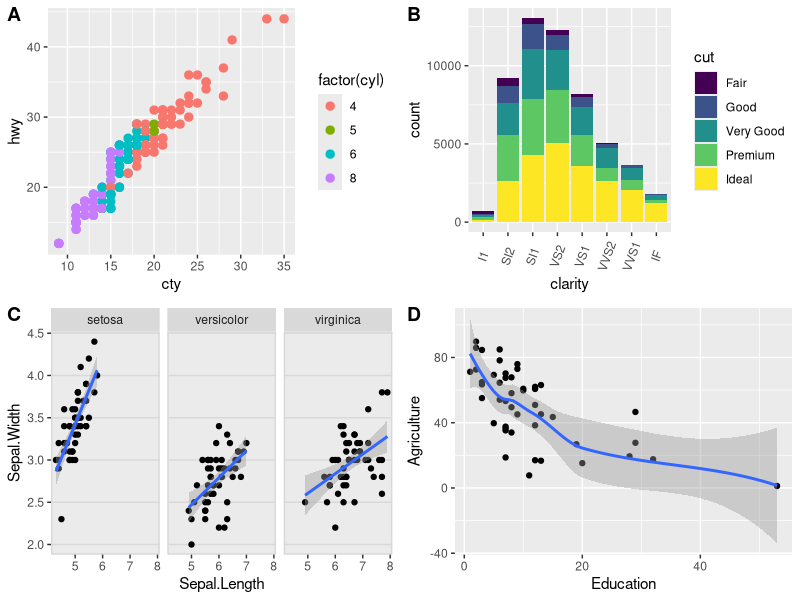
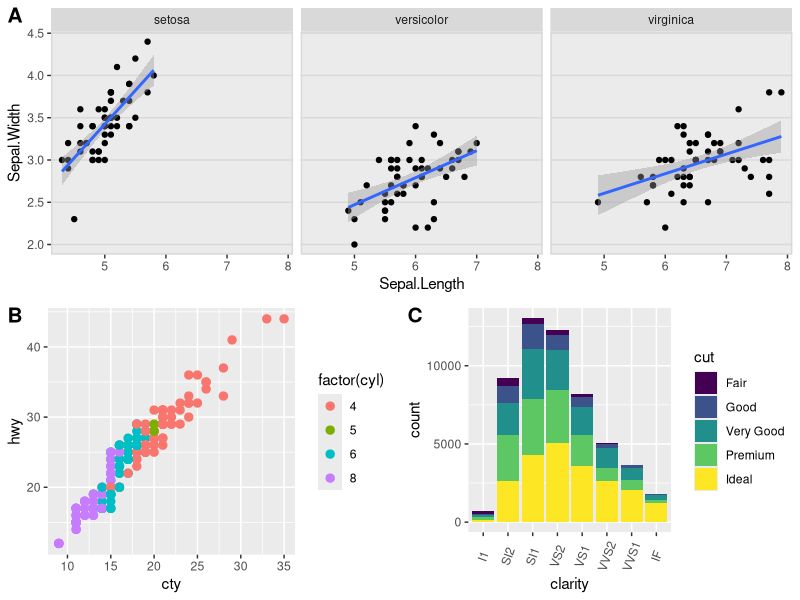
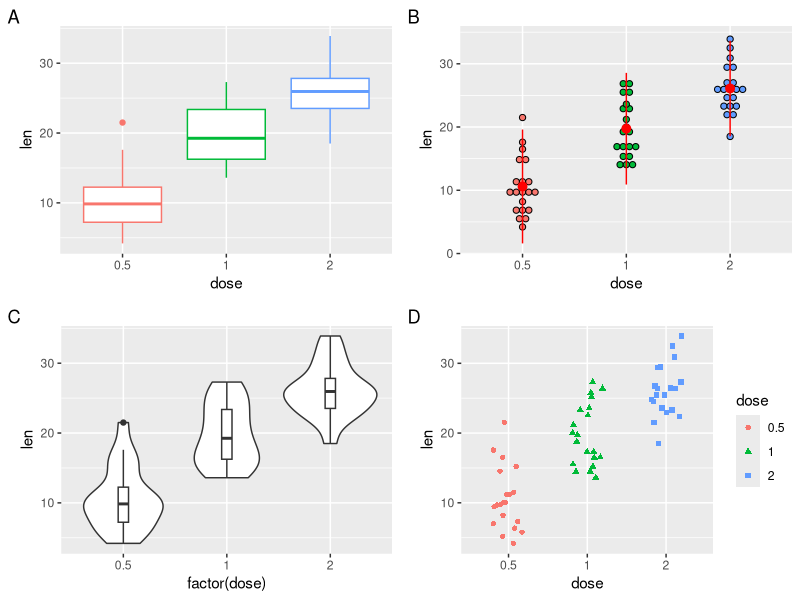
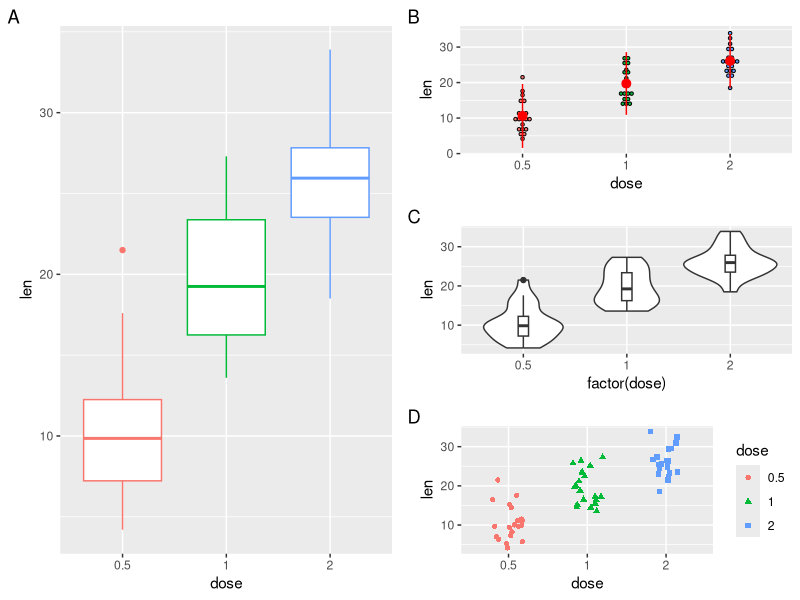
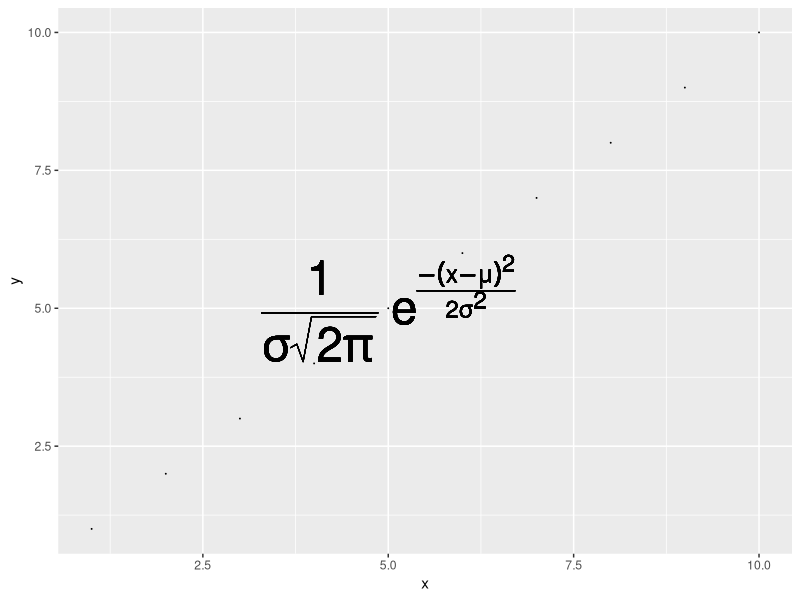
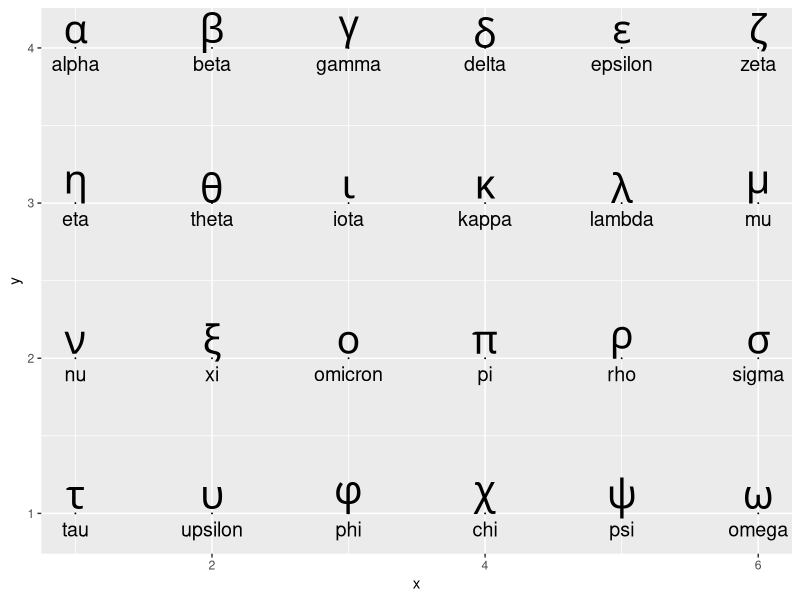
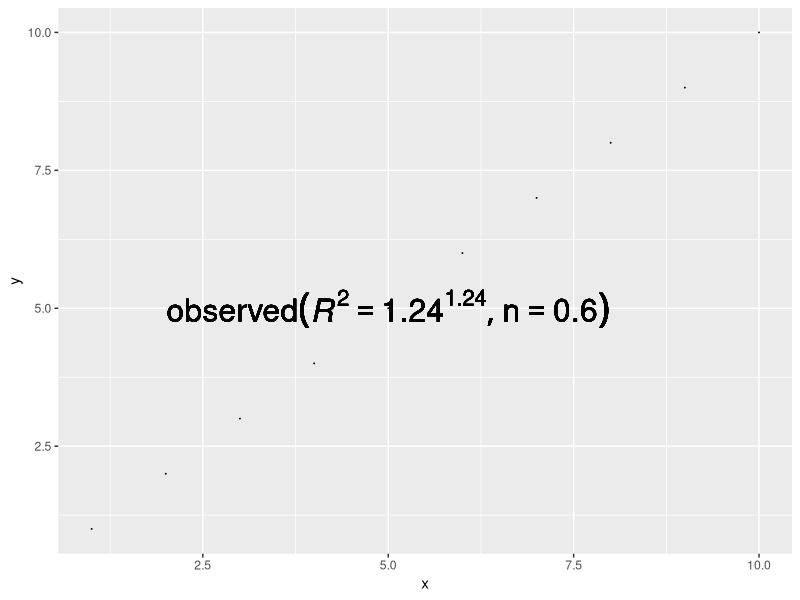
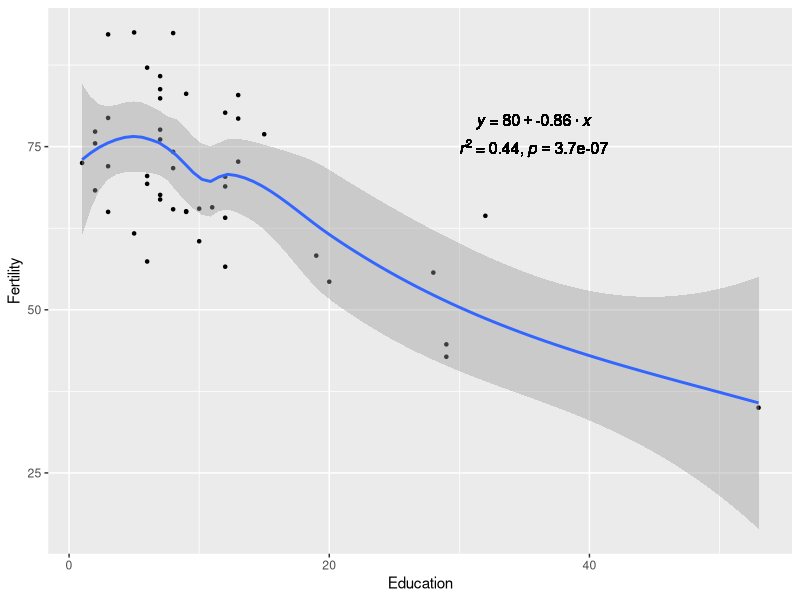

Recreate these plots in R, in order.
## ---- chunk 1
library(tidyverse)
library(cowplot)

#1. points
plot.hwy <- ggplot(mpg, aes(x = cty, y = hwy, colour = factor(cyl))) + geom_point(size = 2.5)

#2. bar
plot.dose <- ggplot(diamonds, aes(clarity, fill = cut)) + geom_bar() +
  theme(axis.text.x = element_text(angle = 70, vjust = 0.5))

#3. scatterplot + smooth
plot.iris <- ggplot(iris, aes(Sepal.Length, Sepal.Width)) +
  geom_point() + facet_grid(. ~ Species) + stat_smooth(method = "lm") +
  background_grid(major = 'y', minor = "none") + panel_border()

#4. scatterplot + smooth
plot.swiss <- swiss %>% ggplot(aes(Education, Agriculture)) + geom_point() + geom_smooth()
## ---- chunk 2
cowplot::plot_grid(plot.hwy, plot.dose, plot.iris, plot.swiss,
                   labels = c("A", "B", "C", "D"), ncol = 2, nrow = 2)
## ---- chunk 3
ggdraw() + ## note the coordinates start from 0,0 at the left bottom corner!
  draw_plot(plot.iris, x = 0, y = 0.5, width = 1, height = 0.5) +
  draw_plot(plot.hwy, 0, 0, 0.5, 0.5) +
  draw_plot(plot.dose, 0.5, 0, 0.5, 0.5) +
  draw_plot_label(c("A", "B", "C"), c(0, 0, 0.5), c(1, 0.5, 0.5), size = 15)
## ---- chunk 4
library(gridExtra)
df2 <- ToothGrowth; df2$dose <- as.factor(df2$dose)
#1. boxplot
bp <- ggplot(df2, aes(x = dose, y = len, color = dose)) +
  geom_boxplot() + theme(legend.position = "none") + labs(tag = "A")
#2. dotplot
dp <- ggplot(df2, aes(x = dose, y = len, fill = dose)) +
  geom_dotplot(binaxis = 'y', stackdir = 'center') +
  stat_summary(fun.data = mean_sdl, mult = 1, geom = "pointrange", color = "red") +
  theme(legend.position = "none") + labs(tag = "B")
#3. violin
vp <- ggplot(df2, aes(x = factor(dose), y = len)) +
  geom_violin() + geom_boxplot(width = 0.1) + labs(tag = "C")
#4. jitter
sc <- ggplot(df2, aes(x = dose, y = len, color = dose, shape = dose)) +
  geom_jitter(position = position_jitter(0.2)) +
  theme(legend.position = "none") + theme_gray() + labs(tag = "D")
## ---- chunk 5
grid.arrange(bp, dp, vp, sc, ncol = 2, nrow = 2)
## ---- chunk 6
grid.arrange(bp, dp, vp, sc, ncol = 2,
             layout_matrix = cbind(c(1, 1, 1), c(2, 3, 4)))
## ---- chunk 7
cbind(c(1, 1, 1), c(2, 3, 4))
## ---- chunk 8
eq <- expression(paste(frac(1, sigma * sqrt(2 * pi)), " ",
                       plain(e)^{frac(-(x - mu)^2, 2 * sigma^2)}))

ggplot(data.frame(x = 1:10, y = 1:10), aes(x, y)) +
  geom_point(size = 0) +
  geom_text(data = NULL, x = 5, y = 5, size = 12,
            label = as.character(eq), parse = TRUE) ## note parse = TRUE tells ggplot to parse the expression
## ---- chunk 9
greeks <- c("Alpha", "Beta", "Gamma", "Delta", "Epsilon", "Zeta",
            "Eta", "Theta", "Iota", "Kappa", "Lambda", "Mu",
            "Nu", "Xi", "Omicron", "Pi", "Rho", "Sigma",
            "Tau", "Upsilon", "Phi", "Chi", "Psi", "Omega")
dat <- data.frame(x = rep(1:6, 4), y = rep(4:1, each = 6), greek = greeks)
## note the difference between parse = TRUE and parse = FALSE (default)
ggplot(dat, aes(x = x, y = y)) + geom_point(size = 0) +
  geom_text(aes(x, y + 0.1, label = tolower(greek)), size = 10, parse = TRUE) +
  geom_text(aes(x, y - 0.1, label = tolower(greek)), size = 5, parse = FALSE)
## ---- chunk 10
x <- 1.24; y <- 0.6
ex <- bquote(.(parse(text = paste("observed (", "italic(R)^2 == ",
                                  x, "^bold(", x, "), n == ", y, ")",
                                  sep = "  "))))
ggplot(data.frame(x = 1:10, y = 1:10), aes(x, y)) + geom_point(size = 0) +
  geom_text(data = NULL, x = 5, y = 5, size = 8,
            label = as.character(ex), parse = TRUE) ## always use parse = TRUE
## ---- chunk 11
m <- lm(Fertility ~ Education, swiss)
c <- cor.test(swiss$Fertility, swiss$Education)

eq <- substitute(
  atop(paste(italic(y), " = ", a + b %.% italic(x), sep = ""),
       paste(italic(r)^2, " = ", r2, ", ", italic(p) == pvalue, sep = "")),
  list(a = as.vector(format(coef(m)[1], digits = 2)),
       b = as.vector(format(coef(m)[2], digits = 2)),
       r2 = as.vector(format(summary(m)$r.squared, digits = 2)),
       pvalue = as.vector(format(c$p.value, digits = 2))))

eq <- as.character(as.expression(eq))

## save plot for latter use
plot <- ggplot(swiss, aes(x = Education, y = Fertility)) +
  geom_point(shape = 20) + geom_smooth(se = TRUE) +
  geom_text(data = NULL,
            aes(x = 30, y = 80, label = eq, hjust = 0, vjust = 1),
            size = 4, parse = TRUE, inherit.aes = FALSE)
## ---- chunk 12
plot
## ---- chunk 13
ggplot(ToothGrowth, aes(x = factor(dose), y = len, fill = supp)) +
  geom_boxplot() + scale_fill_brewer(palette = "Paired") + theme_classic()
## ---- chunk 14
ggplot(ToothGrowth, aes(x = factor(dose), y = len, fill = supp)) +
  geom_boxplot() + scale_fill_brewer(palette = "Paired") +
  labs(fill = "Supplement", x = "Dose (mg)") +
  theme(legend.position = "top")
## ---- chunk 15
grid.arrange(
  sc + labs(tag = "A"),
  sc + labs(colour = "Dose (mg)", tag = "B"),
  sc + labs(shape = "Dose (mg)", tag = "C"),
  
  ## note the merge of `colour` and `shape`
  sc + labs(colour = "Dose (mg)", shape = "Dose (mg)", tag = "D"), 
  ncol = 4, nrow = 1)
